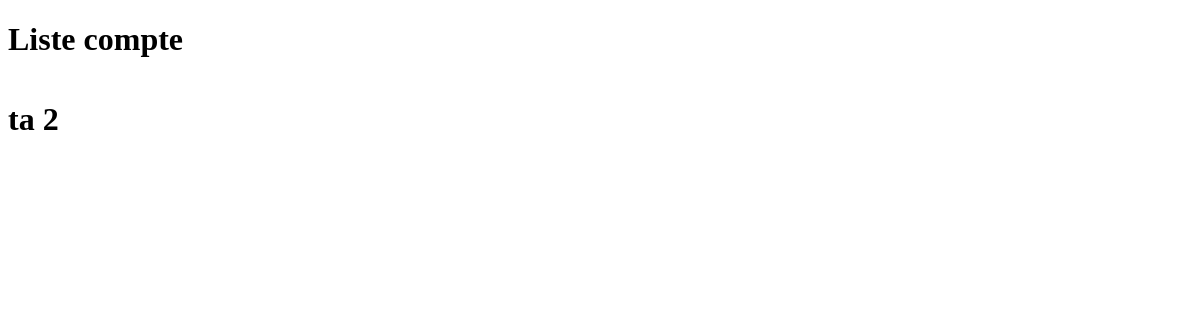
Page /compte/liste/ on the earlier database version.
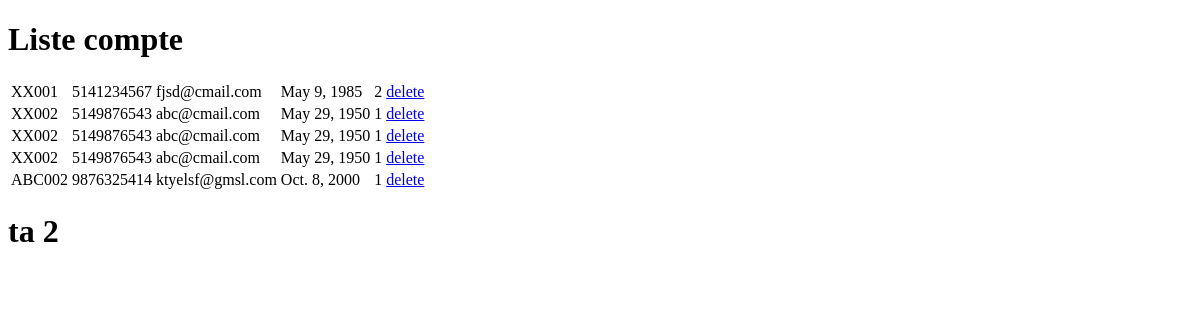
Same page on the later database version.
### gestion_vente/models.py (models this page shows, shortened)
class CompteUser(models.Model):
    nomCompte = models.CharField(verbose_name='Nom Compte',max_length=20)
    nom = models.CharField(verbose_name='Nom',  max_length=20)
    prenom = models.CharField(verbose_name='Prenom', max_length=20)
    telephone = models.CharField(verbose_name='Telephone', max_length=20)
    courriel = models.EmailField(verbose_name='courriel')
    motDePasse = models.CharField(verbose_name='Mot de passe',  max_length=30)
    dateNaissance = models.DateField(verbose_name='Date de naissance', null=True, blank=True)
    gender_choices = (
        (1, 'Homme'),
        (2, 'Femme'),
    )
    gender = models.SmallIntegerField(verbose_name='Sexe', choices=gender_choices,null=True, blank=True)

### gestion_vente/views.py (the view)
# urls.py: path("compte/liste/", views.compte_liste, name="compte_liste"),
def compte_liste(request):
    liste1 = models.CompteUser.objects.all()
    row = models.CompteUser.objects.filter(id=1).first()
    form = CompteModelForm(instance=row)
    return render(request, "compte_liste.html", {"liste1":liste1, 'form': form})

### gestion_vente/templates/compte_liste.html (shortened to what this page needs)
<!DOCTYPE html>
<html lang="en">
<head>
</head>
<body>
    <h1>Liste compte</h1>
    <div>
        <table>
            {% for user in liste1 %}
            <tr>
                <td>{{ user.nomCompte }}</td>
                <td>{{ user.telephone }} </td>
                <td>{{ user.courriel }}</td>
                <td>{{ user.dateNaissance }}</td>
                <td>{{ user.gender }}</td>
                <td><a href="/compte/{{ user.id }}/delete">delete</a></td>
            </tr>
            {% endfor %}
        </table>
    <h1>
        ta 2
    </h1>
</body>
</html>

Differences in the rows shown:
added CompteUser: nomCompte "XX001", telephone "5141234567", courriel "fjsd@cmail.com", dateNaissance "May 9, 1985", gender "2"
added CompteUser: nomCompte "XX002", telephone "5149876543", courriel "abc@cmail.com", dateNaissance "May 29, 1950", gender "1"
added CompteUser: nomCompte "XX002", telephone "5149876543", courriel "abc@cmail.com", dateNaissance "May 29, 1950", gender "1"
added CompteUser: nomCompte "XX002", telephone "5149876543", courriel "abc@cmail.com", dateNaissance "May 29, 1950", gender "1"
added CompteUser: nomCompte "ABC002", telephone "9876325414", courriel "ktyelsf@gmsl.com", dateNaissance "Oct. 8, 2000", gender "1"
